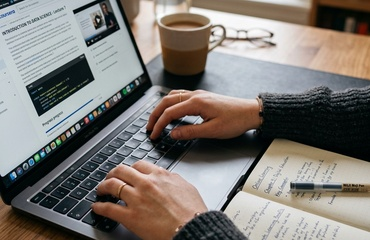
#> input picture media/courses/course_img_0.jpg, 370 x 240 px
$ python -i fix_db_blog_imgs.py   (imports and definitions only)
#> lines starting #> are read from the running program, lines starting #| are printed output that depends on the picture
import os
import django
from django.core.files import File
from PIL import Image

# [2 lines not run here, left out]

from blog.models import Post

def resize_and_crop(img_path, dest_path, target_size=(839, 558)):
#> called with img_path = 'media/courses/course_img_0.jpg', dest_path = 'out.png', target_size = (839, 558)
    with Image.open(img_path) as img:
#> img is the input picture: PIL image 370x240 RGB; mean R, G, B 127.2, 122.2, 117.1
        img = img.convert("RGBA")
#> img: PIL image 370x240 RGBA
        img_aspect = img.width / img.height
#> img_aspect = 1.54
        target_aspect = target_size[0] / target_size[1]

        if img_aspect > target_aspect:
            new_width = int(target_aspect * img.height)
#> new_width = 360
            offset = (img.width - new_width) / 2
#> offset = 5
            crop_box = (offset, 0, img.width - offset, img.height)
#> crop_box = (5, 0, 365, 240)
        else:
            new_height = int(img.width / target_aspect)
            offset = (img.height - new_height) / 2
            crop_box = (0, offset, img.width, img.height - offset)

        img = img.crop(crop_box)
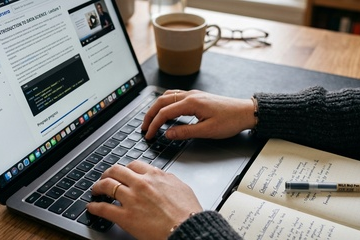
#> img: PIL image 360x240 RGBA; mean R, G, B, A 127.1, 122.1, 117.1, 255
        img = img.resize(target_size, Image.Resampling.LANCZOS)
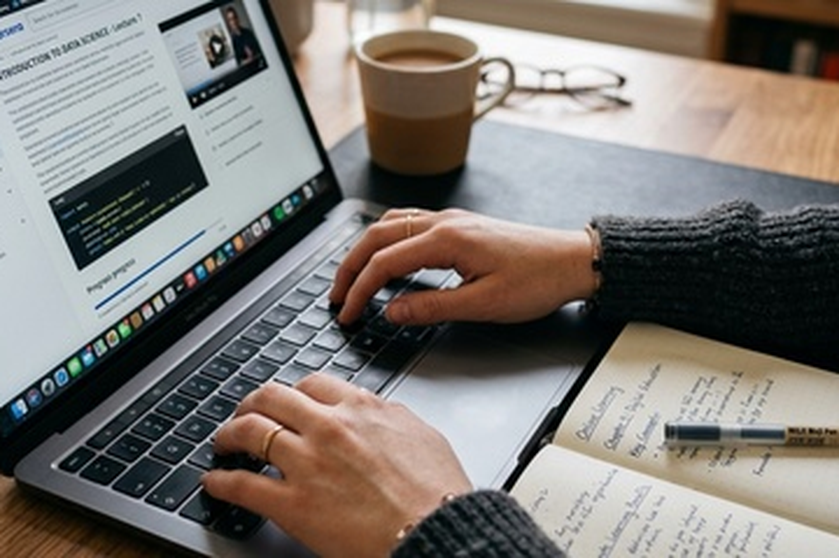
#> img: PIL image 839x558 RGBA; mean R, G, B, A 127.1, 122.1, 117.1, 255
        img = img.convert("RGB")
#> img: PIL image 839x558 RGB
        img.save(dest_path, "JPEG", quality=95)

# [24 lines not run here, left out]

>>> result = resize_and_crop('media/courses/course_img_0.jpg', 'out.png')

$ run again, on media/courses/course_img_1.jpg
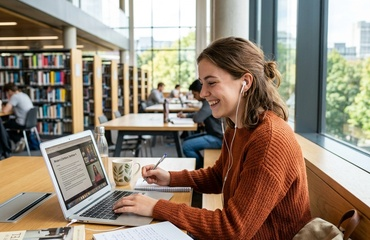
#> input picture media/courses/course_img_1.jpg, 370 x 240 px
#> in resize_and_crop, img is the input picture: PIL image 370x240 RGB; mean R, G, B 146.5, 132, 116.4
#> in resize_and_crop, `img = img.crop(crop_box)`:
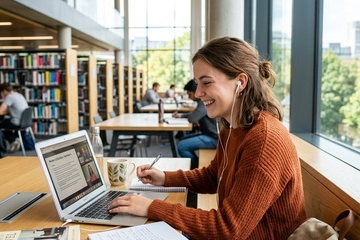
#> img: PIL image 360x240 RGBA; mean R, G, B, A 146.2, 131.5, 116.2, 255
#> in resize_and_crop, `img = img.resize(target_size, Image.Resampling.LANCZOS)`:
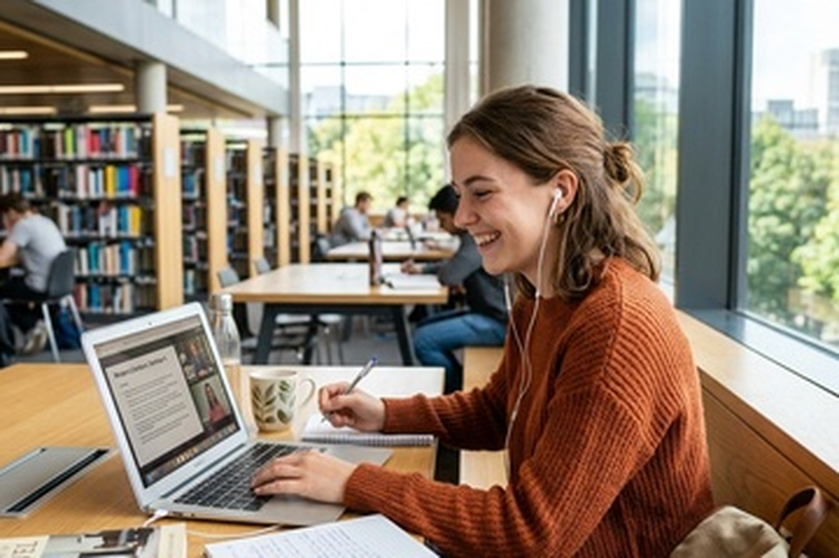
#> img: PIL image 839x558 RGBA; mean R, G, B, A 146.2, 131.5, 116.2, 255

$ run again, on media/courses/course_img_2.jpg
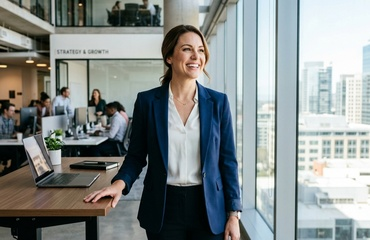
#> input picture media/courses/course_img_2.jpg, 370 x 240 px
#> in resize_and_crop, img is the input picture: PIL image 370x240 RGB; mean R, G, B 134.6, 140.9, 139.8
#> in resize_and_crop, `img = img.crop(crop_box)`:
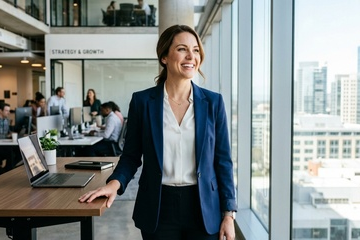
#> img: PIL image 360x240 RGBA; mean R, G, B, A 134.1, 140.6, 139.6, 255
#> in resize_and_crop, `img = img.resize(target_size, Image.Resampling.LANCZOS)`:
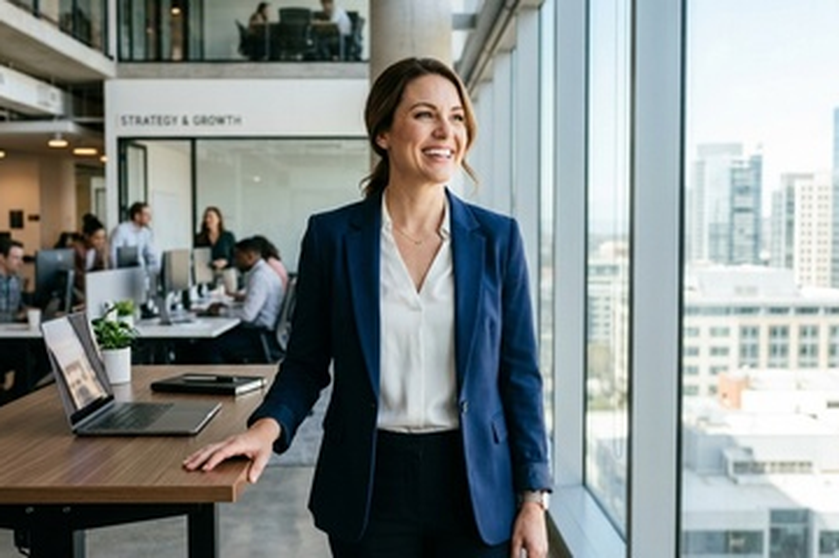
#> img: PIL image 839x558 RGBA; mean R, G, B, A 134.1, 140.6, 139.6, 255

$ run again, on media/courses/course_img_3.jpg
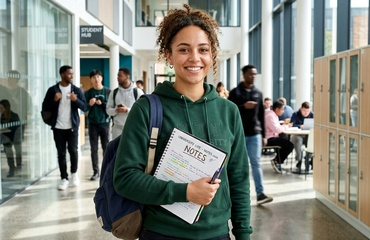
#> input picture media/courses/course_img_3.jpg, 370 x 240 px
#> in resize_and_crop, img is the input picture: PIL image 370x240 RGB; mean R, G, B 128.6, 133.3, 125.1
#> in resize_and_crop, `img = img.crop(crop_box)`:
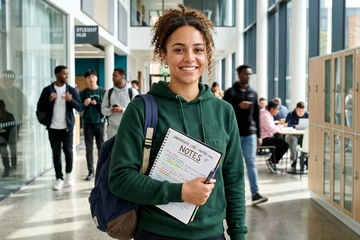
#> img: PIL image 360x240 RGBA; mean R, G, B, A 128, 133, 125, 255
#> in resize_and_crop, `img = img.resize(target_size, Image.Resampling.LANCZOS)`:
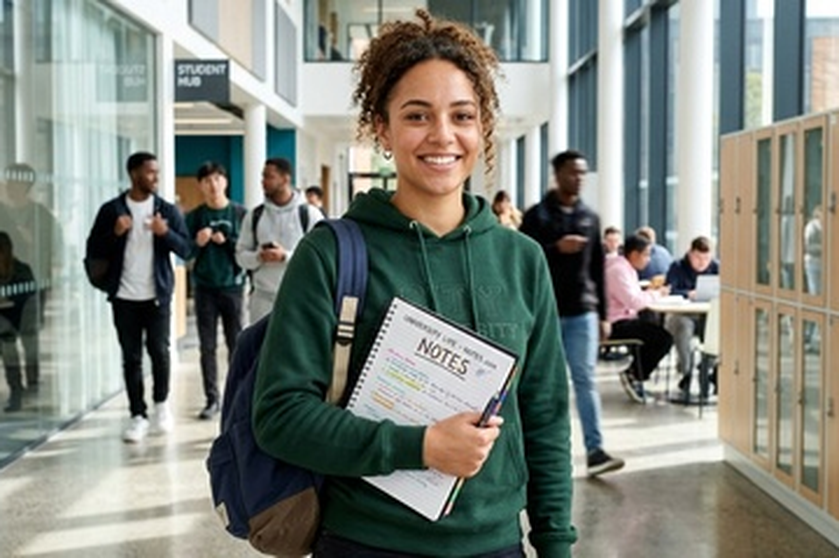
#> img: PIL image 839x558 RGBA; mean R, G, B, A 128, 133, 125, 255
